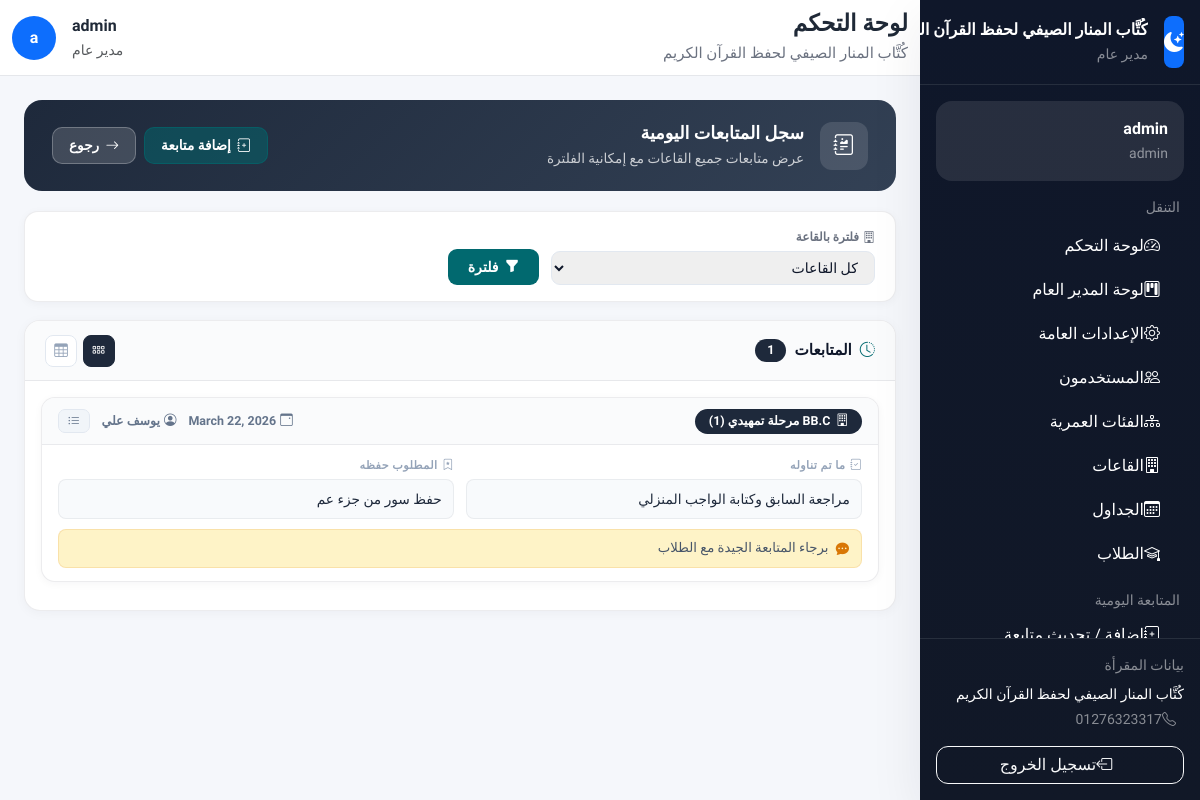
/evaluations/followup/all/ (signed in), run on an earlier commit of the app's database.
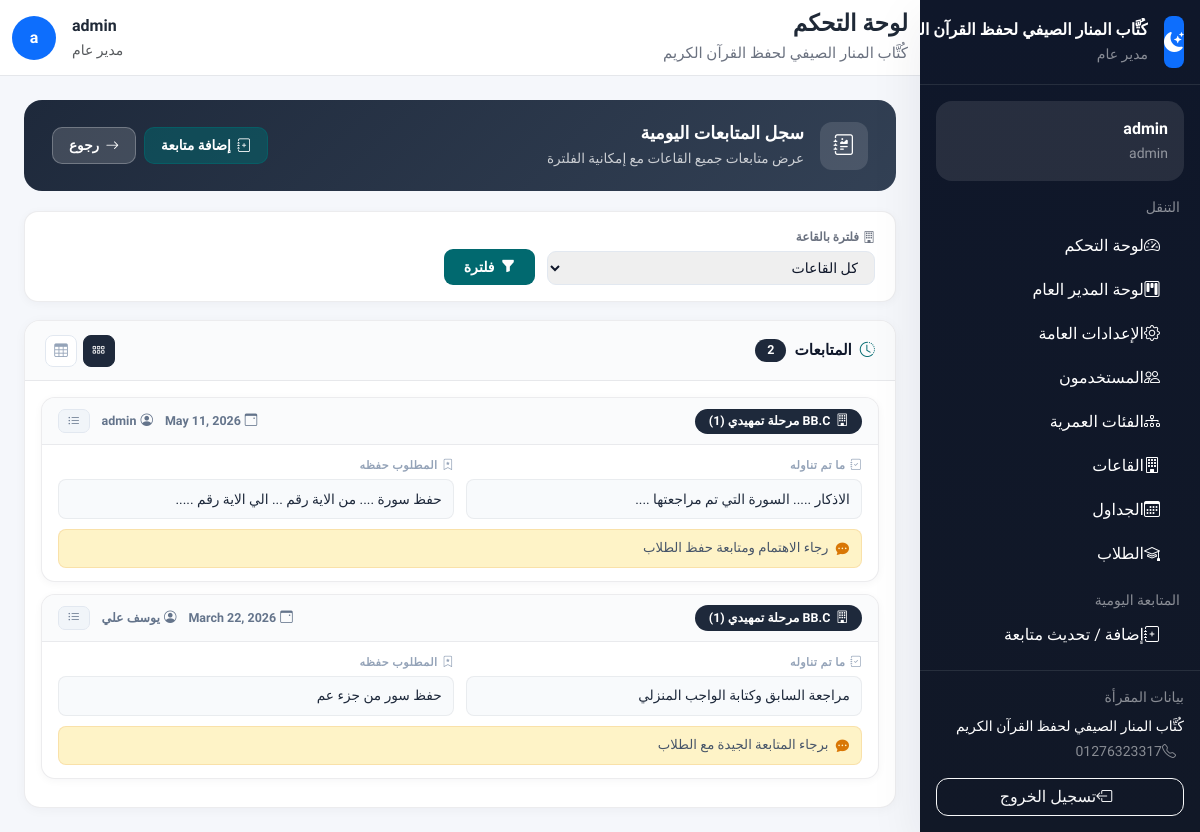
And on a later commit of the database.
### evaluations/models.py (models this page shows, shortened)
class DailyFollowUp(models.Model):
    hall        = models.ForeignKey(
                      Hall,
                      on_delete=models.CASCADE,
                      related_name='daily_followups',
                      verbose_name='القاعة'
                  )
    date        = models.DateField(default=timezone.now, verbose_name='التاريخ')
    homework    = models.TextField(verbose_name='الواجب المطلوب')
    memorization_task = models.TextField(
                            blank=True,
                            verbose_name='المطلوب حفظه'
                        )
    extra_notes = models.TextField(blank=True, verbose_name='ملاحظات إضافية')
    created_by  = models.ForeignKey(
                      User,
                      on_delete=models.SET_NULL,
                      null=True,
                      related_name='followups_created',
                      limit_choices_to={'role__in': ['hall_supervisor', 'general_supervisor', 'general_manager']},
                      verbose_name='كتبه'
                  )
    created_at  = models.DateTimeField(auto_now_add=True)
    class Meta:
        verbose_name        = 'متابعة يومية'
        verbose_name_plural = 'المتابعات اليومية'
        ordering            = ['-date']
        unique_together     = ['hall', 'date']

### halls/models.py (models this page shows, shortened)
class Hall(models.Model):
    name = models.CharField(max_length=100, verbose_name='اسم القاعة')
    location = models.CharField(max_length=200, verbose_name='موقع القاعة')
    age_group = models.ForeignKey(
        'students.AgeGroup',
        on_delete=models.SET_NULL,
        null=True,
        blank=True,
        related_name='halls',
        verbose_name='الفئة العمرية'
    )
    max_students = models.PositiveIntegerField(default=30, verbose_name='أقصى عدد للطلاب')
    general_supervisor = models.ForeignKey(
        User,
        on_delete=models.SET_NULL,
        null=True,
        blank=True,
        related_name='managed_halls',
        limit_choices_to={'role': 'general_supervisor'},
        verbose_name='المشرف العام المسؤول'
    )
    teacher = models.ForeignKey(
        User,
        on_delete=models.SET_NULL,
        null=True,
        blank=True,
        related_name='teaching_halls',
        limit_choices_to={'role': 'teacher'},
        verbose_name='المعلم'
    )
    supervisor = models.ForeignKey(
        User,
        on_delete=models.SET_NULL,
        null=True,
        blank=True,
        related_name='supervising_halls',
        limit_choices_to={'role': 'hall_supervisor'},
        verbose_name='مشرف القاعة'
    )
    current_juz = models.PositiveIntegerField(
        default=30,
        verbose_name='الجزء الحالي الذي تبدأ منه القاعة'
    )
    required_completed_juz_count = models.PositiveIntegerField(
        default=0,
        verbose_name='عدد الأجزاء المطلوبة قبل دخول القاعة'
    )
    is_active = models.BooleanField(default=True, verbose_name='نشطة')
    created_at = models.DateTimeField(auto_now_add=True)
    class Meta:
        verbose_name = 'قاعة'
        verbose_name_plural = 'القاعات'
        ordering = ['name']

### accounts/models.py (models this page shows, shortened)
class User(AbstractUser):
    ROLE_GENERAL_MANAGER = 'general_manager'
    ROLE_GENERAL_SUPERVISOR = 'general_supervisor'
    ROLE_HALL_SUPERVISOR = 'hall_supervisor'
    ROLE_TEACHER = 'teacher'
    ROLE_PARENT = 'parent'
    ROLES = [
        (ROLE_GENERAL_MANAGER, 'مدير عام'),
        (ROLE_GENERAL_SUPERVISOR, 'مشرف عام'),
        (ROLE_HALL_SUPERVISOR, 'مشرف قاعات'),
        (ROLE_TEACHER, 'معلم'),
        (ROLE_PARENT, 'ولي أمر'),
    ]
    role = models.CharField(
        max_length=30,
        choices=ROLES,
        default=ROLE_PARENT,
        verbose_name='الدور الوظيفي'
    )
    phone = models.CharField(
        max_length=20,
        blank=True,
        null=True,
        verbose_name='رقم الهاتف'
    )
    profile_picture = models.ImageField(
        upload_to='profiles/',
        blank=True,
        null=True,
        verbose_name='الصورة الشخصية'
    )
    can_manage_users = models.BooleanField(default=False, verbose_name='إدارة المستخدمين')
    can_manage_halls = models.BooleanField(default=False, verbose_name='إدارة القاعات')
    can_manage_students = models.BooleanField(default=False, verbose_name='إدارة الطلاب')
    can_manage_attendance = models.BooleanField(default=False, verbose_name='إدارة الحضور')
    can_manage_evaluations = models.BooleanField(default=False, verbose_name='إدارة التقييمات')
    can_manage_settings = models.BooleanField(default=False, verbose_name='إدارة الإعدادات')
    @property
    def is_general_manager(self):
        return self.role == self.ROLE_GENERAL_MANAGER
    @property
    def is_general_supervisor(self):
        return self.role == self.ROLE_GENERAL_SUPERVISOR
    @property
    def is_hall_supervisor(self):
        return self.role == self.ROLE_HALL_SUPERVISOR
    @property
    def is_teacher(self):
        return self.role == self.ROLE_TEACHER
    @property
    def is_parent(self):
        return self.role == self.ROLE_PARENT
    class Meta:
        verbose_name = 'مستخدم'
        verbose_name_plural = 'المستخدمون'

### evaluations/views.py (the view)
# urls.py: path('followup/all/',                     views.AllFollowUpsView.as_view(),             name='all_followups'),
class AllFollowUpsView(HallSupervisorRequiredMixin, View):
    template_name = 'evaluations/followup_all.html'
    def get_halls_for_user(self, user):
        if user.is_general_manager:
            return Hall.objects.filter(is_active=True)
        if user.is_general_supervisor:
            return Hall.objects.filter(is_active=True, general_supervisor=user)
        if user.is_hall_supervisor:
            return Hall.objects.filter(is_active=True, supervisor=user)
        return Hall.objects.none()
    def get(self, request):
        halls   = self.get_halls_for_user(request.user)
        hall_id = request.GET.get('hall')
        followups = DailyFollowUp.objects.filter(
            hall__in=halls
        ).select_related('hall', 'created_by').order_by('-date')
        if hall_id:
            followups = followups.filter(hall_id=hall_id)
        followups = followups[:60]  # ← الـ slice بعد كل الفلاتر
        return render(request, self.template_name, {
            'halls':     halls,
            'followups': followups,
            'hall_id':   hall_id,
        })

### accounts/context_processors.py (called while the page is built)
def user_role_context(request):
    if not request.user.is_authenticated:
        return {}
    user = request.user
    return {
        'is_general_manager':    user.is_general_manager,
        'is_general_supervisor': user.is_general_supervisor,
        'is_hall_supervisor':    user.is_hall_supervisor,
        'is_teacher':            user.is_teacher,
        'is_parent':             user.is_parent,
        'user_role_display':     user.get_role_display(),
    }

def site_settings(request):
    settings = SiteSettings.get_settings()
    return {
        'SITE_NAME':        settings.name,
        'SITE_LOGO':        settings.logo,
        'SITE_PHONE':       settings.phone,
        'SITE_SETTINGS':    settings,
        'ALLOW_REGISTRATION': settings.allow_registration,
    }

### accounts/models.py (called while the page is built)
    @classmethod
    def get_settings(cls):
        obj, _ = cls.objects.get_or_create(pk=1)
        return obj

### accounts/permissions.py (called while the page is built)
    def test_func(self):
        user = self.request.user
        return user.is_authenticated and (
            user.is_general_manager or
            user.is_general_supervisor or
            user.is_hall_supervisor
        )

### templates/evaluations/followup_all.html (shortened to what the changed rows need)
{% extends "base.html" %}
{% block content %}
<div class="fa-hero">
    <div class="fa-hero-left">
        <div>
            <h1>سجل المتابعات اليومية</h1>
        </div>
    </div>
</div>
<div class="fa-wrapper">
    <div class="fa-wrapper-header">
        <div class="fa-wrapper-title">
            <i class="bi bi-clock-history"></i>
            المتابعات
            <span class="fa-count">{{ followups|length }}</span>
        </div>
    </div>
    {% if followups %}
    <div id="viewCards" class="fa-cards">
        {% for fu in followups %}
        <div class="fa-card">
            <div class="fa-card-header">
                <span class="fa-hall-badge">
                    <i class="bi bi-building"></i>{{ fu.hall.name }}
                </span>
                <div class="fa-date-info">
                    <span><i class="bi bi-calendar3-event me-1"></i>{{ fu.date }}</span>
                    <span><i class="bi bi-person-circle me-1"></i>{{ fu.created_by.get_full_name|default:fu.created_by.username }}</span>
                    <a href="{% url 'evaluations:hall_followups' fu.hall.pk %}"
                       style="background:#f1f5f9; color:#64748b; border:1px solid #e2e8f0;
                              border-radius:7px; padding:.15rem .55rem; font-size:.75rem;
                              font-weight:700; text-decoration:none;">
                        <i class="bi bi-list-ul"></i>
                    </a>
                </div>
            </div>
            <div class="fa-card-body">
                <div class="fa-sections">
                    <div>
                        <div class="fa-section-label"><i class="bi bi-journal-check"></i>ما تم تناوله</div>
                        <div class="fa-section-text {% if not fu.homework %}empty{% endif %}">
                            {{ fu.homework|default:"لم يُسجَّل" }}
                        </div>
                    </div>
                    <div>
                        <div class="fa-section-label"><i class="bi bi-bookmark-star"></i>المطلوب حفظه</div>
                        <div class="fa-section-text {% if not fu.memorization_task %}empty{% endif %}">
                            {{ fu.memorization_task|default:"لا يوجد" }}
                        </div>
                    </div>
                </div>
                {% if fu.extra_notes %}
                <div class="fa-notes">
                    <i class="bi bi-chat-dots-fill"></i>
                    <span>{{ fu.extra_notes }}</span>
                </div>
                {% endif %}
            </div>
        </div>
        {% endfor %}
    </div>
    {% else %}
    <div class="fa-empty">
        <i class="bi bi-journal-x"></i>
        <h3>لا توجد متابعات{% if hall_id %} لهذه القاعة{% endif %}</h3>
        <p>{% if hall_id %}جرّب إلغاء الفلتر لعرض كل المتابعات{% else %}ابدأ بتسجيل أول متابعة يومية{% endif %}</p>
    </div>
    {% endif %}
</div>
{% endblock %}

### templates/partials/sidebar.html (shortened to what the changed rows need)
<aside class="sidebar d-flex flex-column" id="appSidebar">
    <div class="p-3 overflow-y-auto flex-grow-1">
        {% if user.is_hall_supervisor or user.is_general_supervisor or user.is_general_manager %}
        <nav class="nav flex-column gap-1">
            {% if user.is_hall_supervisor %}
                {% for hall in user.supervising_halls.all %}
                <a class="nav-link text-white rounded-3 px-3 py-2"
                   href="{% url 'evaluations:hall_followups' hall.pk %}">
                    <i class="bi bi-clock-history ms-2"></i>متابعات {{ hall.name|truncatechars:20 }}
                </a>
                {% endfor %}
            {% else %}
                <a class="nav-link text-white rounded-3 px-3 py-2"
                   href="{% url 'evaluations:all_followups' %}">
                    <i class="bi bi-clock-history ms-2"></i>سجل كل المتابعات
                </a>
            {% endif %}
        </nav>
        {% endif %}
    </div>
</aside>

What changed in the data, as far as the page shows it:
added DailyFollowUp: hall.name "BB.C مرحلة تمهيدي (1)", date "May 11, 2026", created_by.get_full_name "admin", homework "الاذكار ..... السورة التي تم مراجعتها ....", memorization_task "حفظ سورة .... من الاية رقم ... الي الاية رقم .....", extra_notes "رجاء الاهتمام ومتابعة حفظ الطلاب"
Also different on the page:
{{ followups|length }}: "1" → "2"
